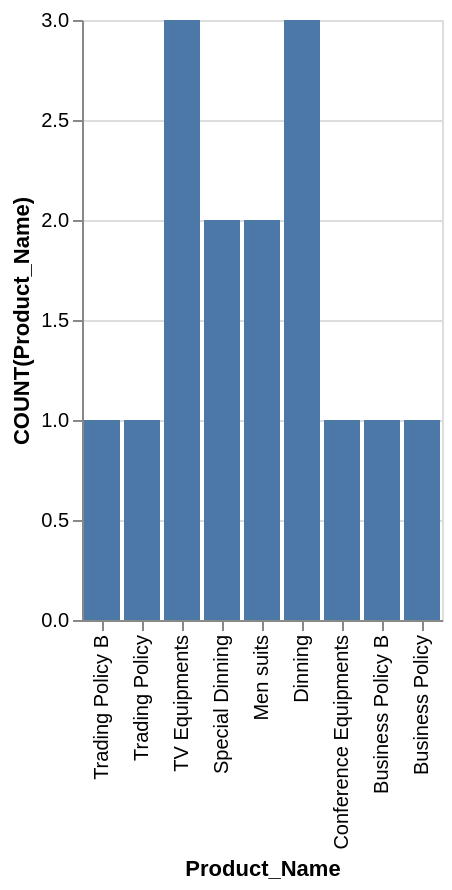

Write the Vega-Lite specification saved for this chart.
### Vega-Lite specification from a JSON file in a GitHub repository (floating-point values rounded to 4 significant figures)
{"data": {"values": [{"x_data": "Trading Policy B", "y_data": 1}, {"x_data": "Trading Policy", "y_data": 1}, {"x_data": "TV Equipments", "y_data": 3}, {"x_data": "Special Dinning", "y_data": 2}, {"x_data": "Men suits", "y_data": 2}, {"x_data": "Dinning", "y_data": 3}, {"x_data": "Conference Equipments", "y_data": 1}, {"x_data": "Business Policy B", "y_data": 1}, {"x_data": "Business Policy", "y_data": 1}]}, "mark": "bar", "encoding": {"x": {"field": "x_data", "type": "nominal", "title": "Product_Name", "sort": "descending"}, "y": {"field": "y_data", "type": "quantitative", "title": "COUNT(Product_Name)"}}}
